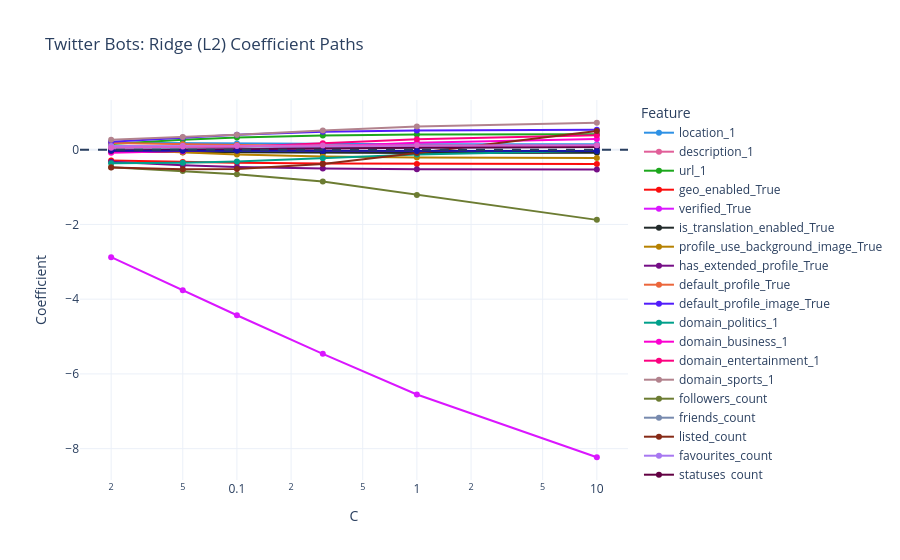
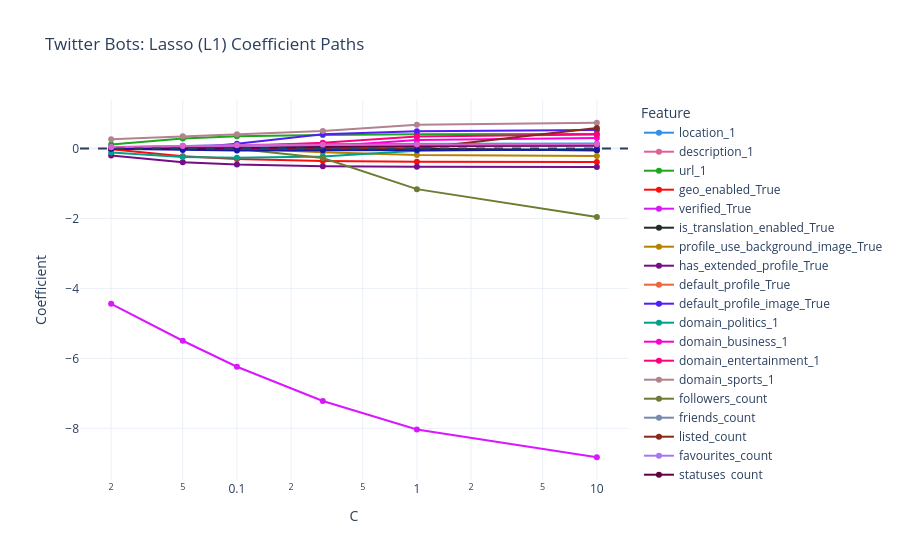

Notebook cell for these charts, in order:
### Code cell
# Ridge and Lasso regularization + Coefficiant path Graph
C_values = [0.02, 0.05, 0.1, 0.3, 1, 10]
coef_rows = []

for method in ["Ridge (L2)", "Lasso (L1)"]:
    for C in C_values:
        regularized = Pipeline([
            ("preprocess", clone(preprocess)),
            ("model", LogisticRegression(
                l1_ratio=0 if method == "Ridge (L2)" else 1,
                C=C, solver="liblinear", max_iter=5000, tol=1e-8, random_state=123
            ))
        ])
        regularized.fit(x, y)

        names = regularized.named_steps["preprocess"].get_feature_names_out()
        betas = regularized.named_steps["model"].coef_[0]

        for name, beta in zip(names, betas):
            coef_rows.append({"Method": method, "C": C,
                              "Feature": name.split("__")[-1],
                              "Coefficient": beta})

coef_paths = pd.DataFrame(coef_rows)

for method in ["Ridge (L2)", "Lasso (L1)"]:
    fig = px.line(
        coef_paths[coef_paths["Method"] == method],
        x="C", y="Coefficient", color="Feature", markers=True,
        log_x=True, title=f"Twitter Bots: {method} Coefficient Paths"
    )
    fig.add_hline(y=0, line_dash="dash")
    fig.show()

### Figure 1 — Plotly figure (JSON) as saved in the notebook; plotly's stock layout.template omitted (floating-point values rounded to 4 significant figures)
{"data": [{"hovertemplate": "Feature=location_1<br>C=%{x}<br>Coefficient=%{y}<extra></extra>", "legendgroup": "location_1", "line": {"color": "#2E91E5", "dash": "solid"}, "marker": {"symbol": "circle"}, "mode": "lines+markers", "name": "location_1", "orientation": "v", "showlegend": true, "type": "scatter", "x": [0.02, 0.05, 0.1, 0.3, 1.0, 10.0], "xaxis": "x", "y": [0.1849, 0.1738, 0.1635, 0.1523, 0.1465, 0.1425], "yaxis": "y"}, {"hovertemplate": "Feature=description_1<br>C=%{x}<br>Coefficient=%{y}<extra></extra>", "legendgroup": "description_1", "line": {"color": "#E15F99", "dash": "solid"}, "marker": {"symbol": "circle"}, "mode": "lines+markers", "name": "description_1", "orientation": "v", "showlegend": true, "type": "scatter", "x": [0.02, 0.05, 0.1, 0.3, 1.0, 10.0], "xaxis": "x", "y": [0.09948, 0.04481, 0.007643, -0.02741, -0.04118, -0.04563], "yaxis": "y"}, {"hovertemplate": "Feature=url_1<br>C=%{x}<br>Coefficient=%{y}<extra></extra>", "legendgroup": "url_1", "line": {"color": "#1CA71C", "dash": "solid"}, "marker": {"symbol": "circle"}, "mode": "lines+markers", "name": "url_1", "orientation": "v", "showlegend": true, "type": "scatter", "x": [0.02, 0.05, 0.1, 0.3, 1.0, 10.0], "xaxis": "x", "y": [0.1531, 0.2627, 0.3237, 0.3795, 0.4032, 0.4114], "yaxis": "y"}, {"hovertemplate": "Feature=geo_enabled_True<br>C=%{x}<br>Coefficient=%{y}<extra></extra>", "legendgroup": "geo_enabled_True", "line": {"color": "#FB0D0D", "dash": "solid"}, "marker": {"symbol": "circle"}, "mode": "lines+markers", "name": "geo_enabled_True", "orientation": "v", "showlegend": true, "type": "scatter", "x": [0.02, 0.05, 0.1, 0.3, 1.0, 10.0], "xaxis": "x", "y": [-0.2873, -0.3293, -0.3525, -0.3733, -0.3818, -0.3856], "yaxis": "y"}, {"hovertemplate": "Feature=verified_True<br>C=%{x}<br>Coefficient=%{y}<extra></extra>", "legendgroup": "verified_True", "line": {"color": "#DA16FF", "dash": "solid"}, "marker": {"symbol": "circle"}, "mode": "lines+markers", "name": "verified_True", "orientation": "v", "showlegend": true, "type": "scatter", "x": [0.02, 0.05, 0.1, 0.3, 1.0, 10.0], "xaxis": "x", "y": [-2.877, -3.765, -4.43, -5.463, -6.552, -8.23], "yaxis": "y"}, {"hovertemplate": "Feature=is_translation_enabled_True<br>C=%{x}<br>Coefficient=%{y}<extra></extra>", "legendgroup": "is_translation_enabled_True", "line": {"color": "#222A2A", "dash": "solid"}, "marker": {"symbol": "circle"}, "mode": "lines+markers", "name": "is_translation_enabled_True", "orientation": "v", "showlegend": true, "type": "scatter", "x": [0.02, 0.05, 0.1, 0.3, 1.0, 10.0], "xaxis": "x", "y": [-0.0565, -0.06803, -0.07691, -0.08783, -0.08964, -0.08439], "yaxis": "y"}, {"hovertemplate": "Feature=profile_use_background_image_True<br>C=%{x}<br>Coefficient=%{y}<extra></extra>", "legendgroup": "profile_use_background_image_True", "line": {"color": "#B68100", "dash": "solid"}, "marker": {"symbol": "circle"}, "mode": "lines+markers", "name": "profile_use_background_image_True", "orientation": "v", "showlegend": true, "type": "scatter", "x": [0.02, 0.05, 0.1, 0.3, 1.0, 10.0], "xaxis": "x", "y": [0.002821, -0.07542, -0.1289, -0.1844, -0.2096, -0.2209], "yaxis": "y"}, {"hovertemplate": "Feature=has_extended_profile_True<br>C=%{x}<br>Coefficient=%{y}<extra></extra>", "legendgroup": "has_extended_profile_True", "line": {"color": "#750D86", "dash": "solid"}, "marker": {"symbol": "circle"}, "mode": "lines+markers", "name": "has_extended_profile_True", "orientation": "v", "showlegend": true, "type": "scatter", "x": [0.02, 0.05, 0.1, 0.3, 1.0, 10.0], "xaxis": "x", "y": [-0.3214, -0.4144, -0.4626, -0.5053, -0.5234, -0.5301], "yaxis": "y"}, {"hovertemplate": "Feature=default_profile_True<br>C=%{x}<br>Coefficient=%{y}<extra></extra>", "legendgroup": "default_profile_True", "line": {"color": "#EB663B", "dash": "solid"}, "marker": {"symbol": "circle"}, "mode": "lines+markers", "name": "default_profile_True", "orientation": "v", "showlegend": true, "type": "scatter", "x": [0.02, 0.05, 0.1, 0.3, 1.0, 10.0], "xaxis": "x", "y": [0.1777, 0.1426, 0.1228, 0.106, 0.1, 0.1002], "yaxis": "y"}, {"hovertemplate": "Feature=default_profile_image_True<br>C=%{x}<br>Coefficient=%{y}<extra></extra>", "legendgroup": "default_profile_image_True", "line": {"color": "#511CFB", "dash": "solid"}, "marker": {"symbol": "circle"}, "mode": "lines+markers", "name": "default_profile_image_True", "orientation": "v", "showlegend": true, "type": "scatter", "x": [0.02, 0.05, 0.1, 0.3, 1.0, 10.0], "xaxis": "x", "y": [0.2105, 0.3228, 0.3981, 0.4769, 0.5146, 0.5309], "yaxis": "y"}, {"hovertemplate": "Feature=domain_politics_1<br>C=%{x}<br>Coefficient=%{y}<extra></extra>", "legendgroup": "domain_politics_1", "line": {"color": "#00A08B", "dash": "solid"}, "marker": {"symbol": "circle"}, "mode": "lines+markers", "name": "domain_politics_1", "orientation": "v", "showlegend": true, "type": "scatter", "x": [0.02, 0.05, 0.1, 0.3, 1.0, 10.0], "xaxis": "x", "y": [-0.3656, -0.35, -0.314, -0.228, -0.1296, -0.02956], "yaxis": "y"}, {"hovertemplate": "Feature=domain_business_1<br>C=%{x}<br>Coefficient=%{y}<extra></extra>", "legendgroup": "domain_business_1", "line": {"color": "#FB00D1", "dash": "solid"}, "marker": {"symbol": "circle"}, "mode": "lines+markers", "name": "domain_business_1", "orientation": "v", "showlegend": true, "type": "scatter", "x": [0.02, 0.05, 0.1, 0.3, 1.0, 10.0], "xaxis": "x", "y": [-0.08192, -0.04766, -0.005307, 0.0846, 0.184, 0.2833], "yaxis": "y"}, {"hovertemplate": "Feature=domain_entertainment_1<br>C=%{x}<br>Coefficient=%{y}<extra></extra>", "legendgroup": "domain_entertainment_1", "line": {"color": "#FC0080", "dash": "solid"}, "marker": {"symbol": "circle"}, "mode": "lines+markers", "name": "domain_entertainment_1", "orientation": "v", "showlegend": true, "type": "scatter", "x": [0.02, 0.05, 0.1, 0.3, 1.0, 10.0], "xaxis": "x", "y": [-0.04416, 0.01342, 0.06978, 0.1737, 0.2799, 0.3822], "yaxis": "y"}, {"hovertemplate": "Feature=domain_sports_1<br>C=%{x}<br>Coefficient=%{y}<extra></extra>", "legendgroup": "domain_sports_1", "line": {"color": "#B2828D", "dash": "solid"}, "marker": {"symbol": "circle"}, "mode": "lines+markers", "name": "domain_sports_1", "orientation": "v", "showlegend": true, "type": "scatter", "x": [0.02, 0.05, 0.1, 0.3, 1.0, 10.0], "xaxis": "x", "y": [0.2648, 0.3378, 0.4009, 0.51, 0.6179, 0.72], "yaxis": "y"}, {"hovertemplate": "Feature=followers_count<br>C=%{x}<br>Coefficient=%{y}<extra></extra>", "legendgroup": "followers_count", "line": {"color": "#6C7C32", "dash": "solid"}, "marker": {"symbol": "circle"}, "mode": "lines+markers", "name": "followers_count", "orientation": "v", "showlegend": true, "type": "scatter", "x": [0.02, 0.05, 0.1, 0.3, 1.0, 10.0], "xaxis": "x", "y": [-0.4693, -0.5711, -0.6578, -0.8534, -1.211, -1.879], "yaxis": "y"}, {"hovertemplate": "Feature=friends_count<br>C=%{x}<br>Coefficient=%{y}<extra></extra>", "legendgroup": "friends_count", "line": {"color": "#778AAE", "dash": "solid"}, "marker": {"symbol": "circle"}, "mode": "lines+markers", "name": "friends_count", "orientation": "v", "showlegend": true, "type": "scatter", "x": [0.02, 0.05, 0.1, 0.3, 1.0, 10.0], "xaxis": "x", "y": [0.01598, 0.02632, 0.03372, 0.04416, 0.0547, 0.07258], "yaxis": "y"}, {"hovertemplate": "Feature=listed_count<br>C=%{x}<br>Coefficient=%{y}<extra></extra>", "legendgroup": "listed_count", "line": {"color": "#862A16", "dash": "solid"}, "marker": {"symbol": "circle"}, "mode": "lines+markers", "name": "listed_count", "orientation": "v", "showlegend": true, "type": "scatter", "x": [0.02, 0.05, 0.1, 0.3, 1.0, 10.0], "xaxis": "x", "y": [-0.4756, -0.5263, -0.5161, -0.3864, -0.08787, 0.4969], "yaxis": "y"}, {"hovertemplate": "Feature=favourites_count<br>C=%{x}<br>Coefficient=%{y}<extra></extra>", "legendgroup": "favourites_count", "line": {"color": "#A777F1", "dash": "solid"}, "marker": {"symbol": "circle"}, "mode": "lines+markers", "name": "favourites_count", "orientation": "v", "showlegend": true, "type": "scatter", "x": [0.02, 0.05, 0.1, 0.3, 1.0, 10.0], "xaxis": "x", "y": [0.1002, 0.09902, 0.09735, 0.09334, 0.08814, 0.08076], "yaxis": "y"}, {"hovertemplate": "Feature=statuses_count<br>C=%{x}<br>Coefficient=%{y}<extra></extra>", "legendgroup": "statuses_count", "line": {"color": "#620042", "dash": "solid"}, "marker": {"symbol": "circle"}, "mode": "lines+markers", "name": "statuses_count", "orientation": "v", "showlegend": true, "type": "scatter", "x": [0.02, 0.05, 0.1, 0.3, 1.0, 10.0], "xaxis": "x", "y": [-0.02576, -0.001611, 0.01392, 0.03353, 0.05055, 0.07399], "yaxis": "y"}, {"hovertemplate": "Feature=profile_background_tile<br>C=%{x}<br>Coefficient=%{y}<extra></extra>", "legendgroup": "profile_background_tile", "line": {"color": "#1616A7", "dash": "solid"}, "marker": {"symbol": "circle"}, "mode": "lines+markers", "name": "profile_background_tile", "orientation": "v", "showlegend": true, "type": "scatter", "x": [0.02, 0.05, 0.1, 0.3, 1.0, 10.0], "xaxis": "x", "y": [-0.03118, -0.03147, -0.03218, -0.03331, -0.03448, -0.03566], "yaxis": "y"}, {"hovertemplate": "Feature=n_tweets<br>C=%{x}<br>Coefficient=%{y}<extra></extra>", "legendgroup": "n_tweets", "line": {"color": "#DA60CA", "dash": "solid"}, "marker": {"symbol": "circle"}, "mode": "lines+markers", "name": "n_tweets", "orientation": "v", "showlegend": true, "type": "scatter", "x": [0.02, 0.05, 0.1, 0.3, 1.0, 10.0], "xaxis": "x", "y": [0.05321, 0.08381, 0.09913, 0.112, 0.117, 0.1186], "yaxis": "y"}], "layout": {"legend": {"title": {"text": "Feature"}, "tracegroupgap": 0}, "shapes": [{"line": {"dash": "dash"}, "type": "line", "x0": 0, "x1": 1, "xref": "x domain", "y0": 0, "y1": 0, "yref": "y"}], "title": {"text": "Twitter Bots: Ridge (L2) Coefficient Paths"}, "xaxis": {"anchor": "y", "domain": [0, 1], "title": {"text": "C"}, "type": "log"}, "yaxis": {"anchor": "x", "domain": [0, 1], "title": {"text": "Coefficient"}}}}

### Figure 2 — Plotly figure (JSON) as saved in the notebook; plotly's stock layout.template omitted (floating-point values rounded to 4 significant figures)
{"data": [{"hovertemplate": "Feature=location_1<br>C=%{x}<br>Coefficient=%{y}<extra></extra>", "legendgroup": "location_1", "line": {"color": "#2E91E5", "dash": "solid"}, "marker": {"symbol": "circle"}, "mode": "lines+markers", "name": "location_1", "orientation": "v", "showlegend": true, "type": "scatter", "x": [0.02, 0.05, 0.1, 0.3, 1.0, 10.0], "xaxis": "x", "y": [0.02424, 0.07517, 0.1019, 0.1261, 0.1376, 0.1414], "yaxis": "y"}, {"hovertemplate": "Feature=description_1<br>C=%{x}<br>Coefficient=%{y}<extra></extra>", "legendgroup": "description_1", "line": {"color": "#E15F99", "dash": "solid"}, "marker": {"symbol": "circle"}, "mode": "lines+markers", "name": "description_1", "orientation": "v", "showlegend": true, "type": "scatter", "x": [0.02, 0.05, 0.1, 0.3, 1.0, 10.0], "xaxis": "x", "y": [0.0, 0.0, 0.0, 0.0, -0.02904, -0.0444], "yaxis": "y"}, {"hovertemplate": "Feature=url_1<br>C=%{x}<br>Coefficient=%{y}<extra></extra>", "legendgroup": "url_1", "line": {"color": "#1CA71C", "dash": "solid"}, "marker": {"symbol": "circle"}, "mode": "lines+markers", "name": "url_1", "orientation": "v", "showlegend": true, "type": "scatter", "x": [0.02, 0.05, 0.1, 0.3, 1.0, 10.0], "xaxis": "x", "y": [0.1154, 0.2829, 0.3474, 0.3866, 0.407, 0.4114], "yaxis": "y"}, {"hovertemplate": "Feature=geo_enabled_True<br>C=%{x}<br>Coefficient=%{y}<extra></extra>", "legendgroup": "geo_enabled_True", "line": {"color": "#FB0D0D", "dash": "solid"}, "marker": {"symbol": "circle"}, "mode": "lines+markers", "name": "geo_enabled_True", "orientation": "v", "showlegend": true, "type": "scatter", "x": [0.02, 0.05, 0.1, 0.3, 1.0, 10.0], "xaxis": "x", "y": [-0.02435, -0.2258, -0.3019, -0.3561, -0.3769, -0.3852], "yaxis": "y"}, {"hovertemplate": "Feature=verified_True<br>C=%{x}<br>Coefficient=%{y}<extra></extra>", "legendgroup": "verified_True", "line": {"color": "#DA16FF", "dash": "solid"}, "marker": {"symbol": "circle"}, "mode": "lines+markers", "name": "verified_True", "orientation": "v", "showlegend": true, "type": "scatter", "x": [0.02, 0.05, 0.1, 0.3, 1.0, 10.0], "xaxis": "x", "y": [-4.442, -5.497, -6.24, -7.219, -8.033, -8.827], "yaxis": "y"}, {"hovertemplate": "Feature=is_translation_enabled_True<br>C=%{x}<br>Coefficient=%{y}<extra></extra>", "legendgroup": "is_translation_enabled_True", "line": {"color": "#222A2A", "dash": "solid"}, "marker": {"symbol": "circle"}, "mode": "lines+markers", "name": "is_translation_enabled_True", "orientation": "v", "showlegend": true, "type": "scatter", "x": [0.02, 0.05, 0.1, 0.3, 1.0, 10.0], "xaxis": "x", "y": [0.0, 0.0, 0.0, 0.0, 0.0, -0.05551], "yaxis": "y"}, {"hovertemplate": "Feature=profile_use_background_image_True<br>C=%{x}<br>Coefficient=%{y}<extra></extra>", "legendgroup": "profile_use_background_image_True", "line": {"color": "#B68100", "dash": "solid"}, "marker": {"symbol": "circle"}, "mode": "lines+markers", "name": "profile_use_background_image_True", "orientation": "v", "showlegend": true, "type": "scatter", "x": [0.02, 0.05, 0.1, 0.3, 1.0, 10.0], "xaxis": "x", "y": [0.0, 0.0, 0.0, -0.1107, -0.1874, -0.2191], "yaxis": "y"}, {"hovertemplate": "Feature=has_extended_profile_True<br>C=%{x}<br>Coefficient=%{y}<extra></extra>", "legendgroup": "has_extended_profile_True", "line": {"color": "#750D86", "dash": "solid"}, "marker": {"symbol": "circle"}, "mode": "lines+markers", "name": "has_extended_profile_True", "orientation": "v", "showlegend": true, "type": "scatter", "x": [0.02, 0.05, 0.1, 0.3, 1.0, 10.0], "xaxis": "x", "y": [-0.2019, -0.3924, -0.4599, -0.5084, -0.5256, -0.5302], "yaxis": "y"}, {"hovertemplate": "Feature=default_profile_True<br>C=%{x}<br>Coefficient=%{y}<extra></extra>", "legendgroup": "default_profile_True", "line": {"color": "#EB663B", "dash": "solid"}, "marker": {"symbol": "circle"}, "mode": "lines+markers", "name": "default_profile_True", "orientation": "v", "showlegend": true, "type": "scatter", "x": [0.02, 0.05, 0.1, 0.3, 1.0, 10.0], "xaxis": "x", "y": [0.0, 0.0, 0.0, 0.03353, 0.07822, 0.09888], "yaxis": "y"}, {"hovertemplate": "Feature=default_profile_image_True<br>C=%{x}<br>Coefficient=%{y}<extra></extra>", "legendgroup": "default_profile_image_True", "line": {"color": "#511CFB", "dash": "solid"}, "marker": {"symbol": "circle"}, "mode": "lines+markers", "name": "default_profile_image_True", "orientation": "v", "showlegend": true, "type": "scatter", "x": [0.02, 0.05, 0.1, 0.3, 1.0, 10.0], "xaxis": "x", "y": [0.0, 0.0, 0.1377, 0.4055, 0.4953, 0.5287], "yaxis": "y"}, {"hovertemplate": "Feature=domain_politics_1<br>C=%{x}<br>Coefficient=%{y}<extra></extra>", "legendgroup": "domain_politics_1", "line": {"color": "#00A08B", "dash": "solid"}, "marker": {"symbol": "circle"}, "mode": "lines+markers", "name": "domain_politics_1", "orientation": "v", "showlegend": true, "type": "scatter", "x": [0.02, 0.05, 0.1, 0.3, 1.0, 10.0], "xaxis": "x", "y": [-0.1123, -0.2474, -0.2686, -0.2273, -0.06652, -0.01389], "yaxis": "y"}, {"hovertemplate": "Feature=domain_business_1<br>C=%{x}<br>Coefficient=%{y}<extra></extra>", "legendgroup": "domain_business_1", "line": {"color": "#FB00D1", "dash": "solid"}, "marker": {"symbol": "circle"}, "mode": "lines+markers", "name": "domain_business_1", "orientation": "v", "showlegend": true, "type": "scatter", "x": [0.02, 0.05, 0.1, 0.3, 1.0, 10.0], "xaxis": "x", "y": [0.0, 0.0, 0.0, 0.05827, 0.2393, 0.298], "yaxis": "y"}, {"hovertemplate": "Feature=domain_entertainment_1<br>C=%{x}<br>Coefficient=%{y}<extra></extra>", "legendgroup": "domain_entertainment_1", "line": {"color": "#FC0080", "dash": "solid"}, "marker": {"symbol": "circle"}, "mode": "lines+markers", "name": "domain_entertainment_1", "orientation": "v", "showlegend": true, "type": "scatter", "x": [0.02, 0.05, 0.1, 0.3, 1.0, 10.0], "xaxis": "x", "y": [0.0, 0.0, 0.06171, 0.1609, 0.3392, 0.3972], "yaxis": "y"}, {"hovertemplate": "Feature=domain_sports_1<br>C=%{x}<br>Coefficient=%{y}<extra></extra>", "legendgroup": "domain_sports_1", "line": {"color": "#B2828D", "dash": "solid"}, "marker": {"symbol": "circle"}, "mode": "lines+markers", "name": "domain_sports_1", "orientation": "v", "showlegend": true, "type": "scatter", "x": [0.02, 0.05, 0.1, 0.3, 1.0, 10.0], "xaxis": "x", "y": [0.2649, 0.3465, 0.4046, 0.4989, 0.6771, 0.7347], "yaxis": "y"}, {"hovertemplate": "Feature=followers_count<br>C=%{x}<br>Coefficient=%{y}<extra></extra>", "legendgroup": "followers_count", "line": {"color": "#6C7C32", "dash": "solid"}, "marker": {"symbol": "circle"}, "mode": "lines+markers", "name": "followers_count", "orientation": "v", "showlegend": true, "type": "scatter", "x": [0.02, 0.05, 0.1, 0.3, 1.0, 10.0], "xaxis": "x", "y": [0.0, 0.0, -0.006589, -0.2724, -1.163, -1.961], "yaxis": "y"}, {"hovertemplate": "Feature=friends_count<br>C=%{x}<br>Coefficient=%{y}<extra></extra>", "legendgroup": "friends_count", "line": {"color": "#778AAE", "dash": "solid"}, "marker": {"symbol": "circle"}, "mode": "lines+markers", "name": "friends_count", "orientation": "v", "showlegend": true, "type": "scatter", "x": [0.02, 0.05, 0.1, 0.3, 1.0, 10.0], "xaxis": "x", "y": [0.0, 0.0, 0.01708, 0.05224, 0.06726, 0.07881], "yaxis": "y"}, {"hovertemplate": "Feature=listed_count<br>C=%{x}<br>Coefficient=%{y}<extra></extra>", "legendgroup": "listed_count", "line": {"color": "#862A16", "dash": "solid"}, "marker": {"symbol": "circle"}, "mode": "lines+markers", "name": "listed_count", "orientation": "v", "showlegend": true, "type": "scatter", "x": [0.02, 0.05, 0.1, 0.3, 1.0, 10.0], "xaxis": "x", "y": [0.0, 0.0, 0.0, 0.0, 0.0, 0.5877], "yaxis": "y"}, {"hovertemplate": "Feature=favourites_count<br>C=%{x}<br>Coefficient=%{y}<extra></extra>", "legendgroup": "favourites_count", "line": {"color": "#A777F1", "dash": "solid"}, "marker": {"symbol": "circle"}, "mode": "lines+markers", "name": "favourites_count", "orientation": "v", "showlegend": true, "type": "scatter", "x": [0.02, 0.05, 0.1, 0.3, 1.0, 10.0], "xaxis": "x", "y": [0.03806, 0.07403, 0.08662, 0.08517, 0.08185, 0.07862], "yaxis": "y"}, {"hovertemplate": "Feature=statuses_count<br>C=%{x}<br>Coefficient=%{y}<extra></extra>", "legendgroup": "statuses_count", "line": {"color": "#620042", "dash": "solid"}, "marker": {"symbol": "circle"}, "mode": "lines+markers", "name": "statuses_count", "orientation": "v", "showlegend": true, "type": "scatter", "x": [0.02, 0.05, 0.1, 0.3, 1.0, 10.0], "xaxis": "x", "y": [0.0, 0.0, 0.00279, 0.04382, 0.06875, 0.08159], "yaxis": "y"}, {"hovertemplate": "Feature=profile_background_tile<br>C=%{x}<br>Coefficient=%{y}<extra></extra>", "legendgroup": "profile_background_tile", "line": {"color": "#1616A7", "dash": "solid"}, "marker": {"symbol": "circle"}, "mode": "lines+markers", "name": "profile_background_tile", "orientation": "v", "showlegend": true, "type": "scatter", "x": [0.02, 0.05, 0.1, 0.3, 1.0, 10.0], "xaxis": "x", "y": [-0.01132, -0.04311, -0.05516, -0.05128, -0.04076, -0.03651], "yaxis": "y"}, {"hovertemplate": "Feature=n_tweets<br>C=%{x}<br>Coefficient=%{y}<extra></extra>", "legendgroup": "n_tweets", "line": {"color": "#DA60CA", "dash": "solid"}, "marker": {"symbol": "circle"}, "mode": "lines+markers", "name": "n_tweets", "orientation": "v", "showlegend": true, "type": "scatter", "x": [0.02, 0.05, 0.1, 0.3, 1.0, 10.0], "xaxis": "x", "y": [0.03771, 0.07231, 0.09003, 0.1057, 0.1144, 0.1182], "yaxis": "y"}], "layout": {"legend": {"title": {"text": "Feature"}, "tracegroupgap": 0}, "shapes": [{"line": {"dash": "dash"}, "type": "line", "x0": 0, "x1": 1, "xref": "x domain", "y0": 0, "y1": 0, "yref": "y"}], "title": {"text": "Twitter Bots: Lasso (L1) Coefficient Paths"}, "xaxis": {"anchor": "y", "domain": [0, 1], "title": {"text": "C"}, "type": "log"}, "yaxis": {"anchor": "x", "domain": [0, 1], "title": {"text": "Coefficient"}}}}
